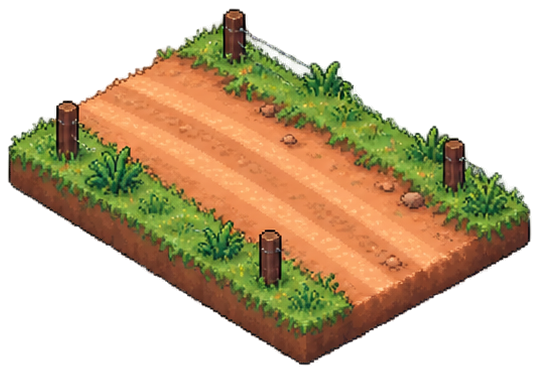
#> input picture assets/candidates/environment/road-rural-dirt-imagegen-v1.png, 539 x 373 px
$ python -i render_scene_json.py   (imports and definitions only)
#> lines starting #> are read from the running program, lines starting #| are printed output that depends on the picture
#!/usr/bin/env python3
"""Render a Riose renderer-neutral scene JSON with its semantic PNG manifest."""
from pathlib import Path
import json
import sys
from PIL import Image, ImageDraw, ImageFont, ImageOps

ROOT=Path(__file__).resolve().parents[2]
MANIFEST_PATH=ROOT/'assets/manifests/manifest.json'

def load_asset(path):
    image=Image.open(path).convert('RGBA')
#> image is the input picture: PIL image 539x373 RGBA; mean R, G, B, A 85.6, 67, 36.8, 127.1
    alpha=image.getchannel('A')
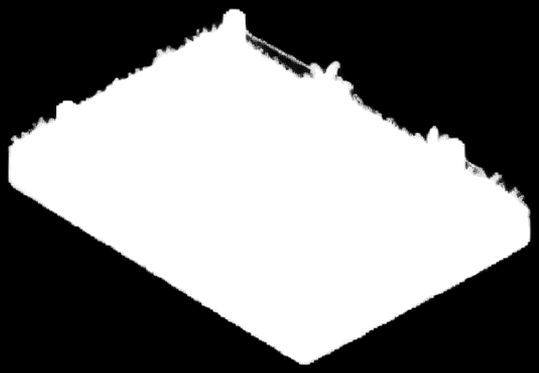
#> alpha: PIL image 539x373 L; min 0, max 255, mean 127.1
    bbox=alpha.point(lambda v:255 if v>=24 else 0).getbbox() or alpha.getbbox()
#> bbox = (8, 8, 531, 365)
    return image.crop(bbox) if bbox else image
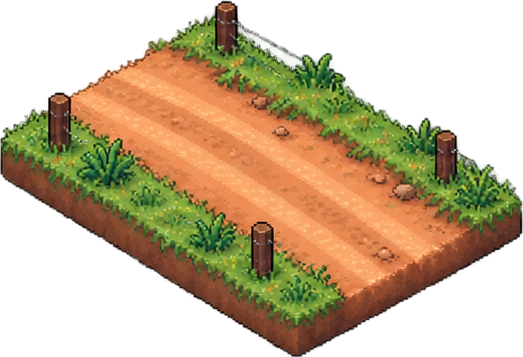
#> returned value: PIL image 523x357 RGBA; mean R, G, B, A 91.5, 71.6, 39.3, 136.8; transparent parts drawn white

# [68 lines left out: functions fitted, main, not called in this run]

# [4 lines not run here, left out]

>>> result = load_asset('../../assets/candidates/environment/road-rural-dirt-imagegen-v1.png')

$ run again, on assets/candidates/environment/water-reservoir-imagegen-v1.png
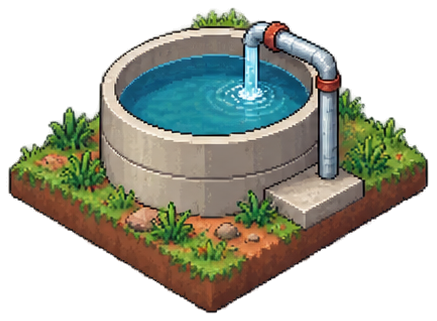
#> input picture assets/candidates/environment/water-reservoir-imagegen-v1.png, 437 x 321 px
#> in load_asset, image is the input picture: PIL image 437x321 RGBA; mean R, G, B, A 69.7, 70.6, 57.4, 135.9
#> in load_asset, `alpha=image.getchannel('A')`:
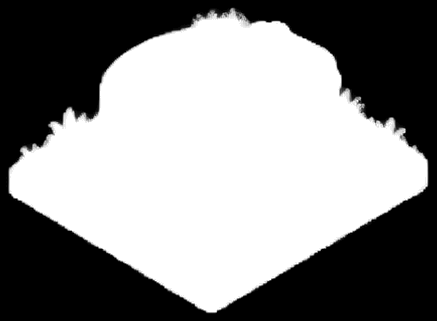
#> alpha: PIL image 437x321 L; min 0, max 255, mean 135.9
#> bbox = (8, 8, 429, 313)
#> in load_asset, `return image.crop(bbox) if bbox else image`:
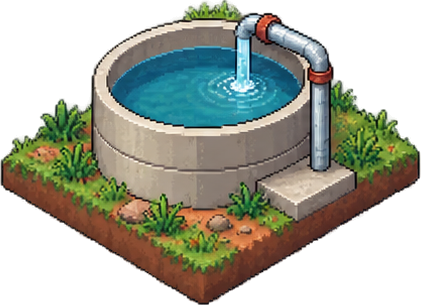
#> returned value: PIL image 421x305 RGBA; mean R, G, B, A 75.2, 76.4, 62.2, 148.5; transparent parts drawn white
